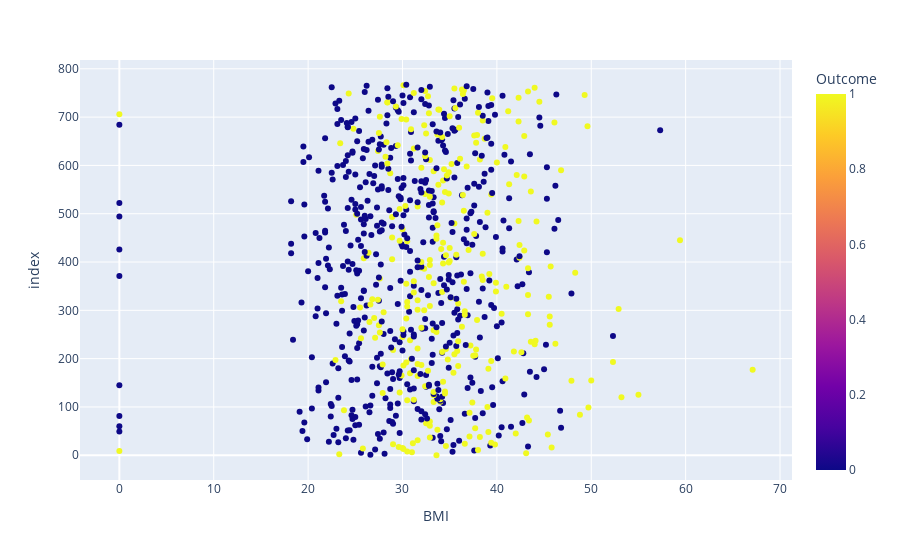

This figure's notebook cell:
### Code cell
px.scatter(data_set,x='BMI',color='Outcome')

### Figure 1 — Plotly figure (JSON) as saved in the notebook; plotly's stock layout.template omitted (floating-point values rounded to 4 significant figures; data arrays with more than 128 entries replaced by an {"elided": "..."} marker saying what was removed)
{"data": [{"hovertemplate": "BMI=%{x}<br>index=%{y}<br>Outcome=%{marker.color}<extra></extra>", "legendgroup": "", "marker": {"color": {"elided": "768 int values"}, "coloraxis": "coloraxis", "symbol": "circle"}, "mode": "markers", "name": "", "orientation": "h", "showlegend": false, "type": "scatter", "x": {"elided": "768 float values"}, "xaxis": "x", "y": {"elided": "768 int values"}, "yaxis": "y"}], "layout": {"coloraxis": {"colorbar": {"title": {"text": "Outcome"}}, "colorscale": [[0, "#0d0887"], [0.1111, "#46039f"], [0.2222, "#7201a8"], [0.3333, "#9c179e"], [0.4444, "#bd3786"], [0.5556, "#d8576b"], [0.6667, "#ed7953"], [0.7778, "#fb9f3a"], [0.8889, "#fdca26"], [1, "#f0f921"]]}, "legend": {"tracegroupgap": 0}, "margin": {"t": 60}, "xaxis": {"anchor": "y", "domain": [0, 1], "title": {"text": "BMI"}}, "yaxis": {"anchor": "x", "domain": [0, 1], "title": {"text": "index"}}}}
